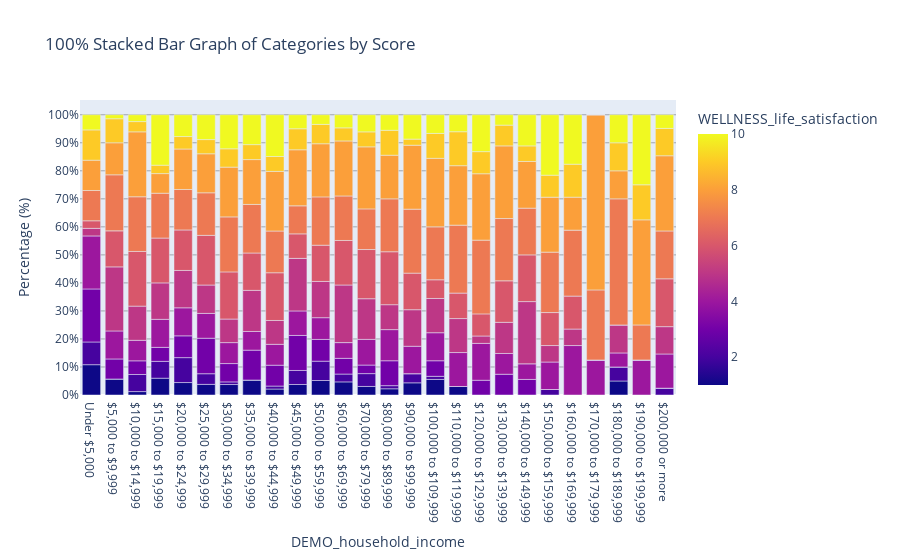

The notebook cell this image was saved under:
### Code cell
df_count = data_cross_2021.groupby(['DEMO_household_income', 'WELLNESS_life_satisfaction']).size().reset_index(name='Count')

# Unique sort to preserve the order of life satisfaction while also sorting the household income
for value in income_mapping.keys():
	df_count = pd.concat([df_count, df_count.loc[df_count['DEMO_household_income'] == value]], ignore_index=True)
df_count = df_count.iloc[len(df_count) // 2 :]

# Calculate the percentage directly in the DataFrame and scale it to 0-1
df_count['Percentage'] = df_count.groupby('DEMO_household_income')['Count'].transform(lambda x: x / x.sum())

# Create a stacked bar graph
fig = px.bar(df_count, x='DEMO_household_income', y='Percentage', color='WELLNESS_life_satisfaction',
             title='100% Stacked Bar Graph of Categories by Score',
             labels={'Percentage': 'Percentage (%)'},
             color_continuous_scale=px.colors.sequential.Plasma,
			)

# Update layout
fig.update_layout(
    barmode='stack',
    yaxis=dict(
        tickvals=[i / 100 for i in range(0, 101, 10)],
        ticktext=[f"{i}%" for i in range(0, 101, 10)],
        dtick=0.1,  # Add grid lines every 10%
        gridcolor='rgba(0, 0, 0, 0.3)'
    )
)

# Show the figure
fig.show()

### Figure 1 — Plotly figure (JSON) as saved in the notebook; plotly's stock layout.template omitted (floating-point values rounded to 4 significant figures; data arrays with more than 128 entries replaced by an {"elided": "..."} marker saying what was removed)
{"data": [{"alignmentgroup": "True", "hovertemplate": "DEMO_household_income=%{x}<br>Percentage (%)=%{y}<br>WELLNESS_life_satisfaction=%{marker.color}<extra></extra>", "legendgroup": "", "marker": {"color": {"elided": "260 int values"}, "coloraxis": "coloraxis", "pattern": {"shape": ""}}, "name": "", "offsetgroup": "", "orientation": "v", "showlegend": false, "textposition": "auto", "type": "bar", "x": {"elided": "260 str values"}, "xaxis": "x", "y": {"elided": "260 float values"}, "yaxis": "y"}], "layout": {"barmode": "stack", "coloraxis": {"colorbar": {"title": {"text": "WELLNESS_life_satisfaction"}}, "colorscale": [[0, "#0d0887"], [0.1111, "#46039f"], [0.2222, "#7201a8"], [0.3333, "#9c179e"], [0.4444, "#bd3786"], [0.5556, "#d8576b"], [0.6667, "#ed7953"], [0.7778, "#fb9f3a"], [0.8889, "#fdca26"], [1, "#f0f921"]]}, "legend": {"tracegroupgap": 0}, "title": {"text": "100% Stacked Bar Graph of Categories by Score"}, "xaxis": {"anchor": "y", "domain": [0, 1], "title": {"text": "DEMO_household_income"}}, "yaxis": {"anchor": "x", "domain": [0, 1], "dtick": 0.1, "gridcolor": "rgba(0, 0, 0, 0.3)", "ticktext": ["0%", "10%", "20%", "30%", "40%", "50%", "60%", "70%", "80%", "90%", "100%"], "tickvals": [0, 0.1, 0.2, 0.3, 0.4, 0.5, 0.6, 0.7, 0.8, 0.9, 1], "title": {"text": "Percentage (%)"}}}}
